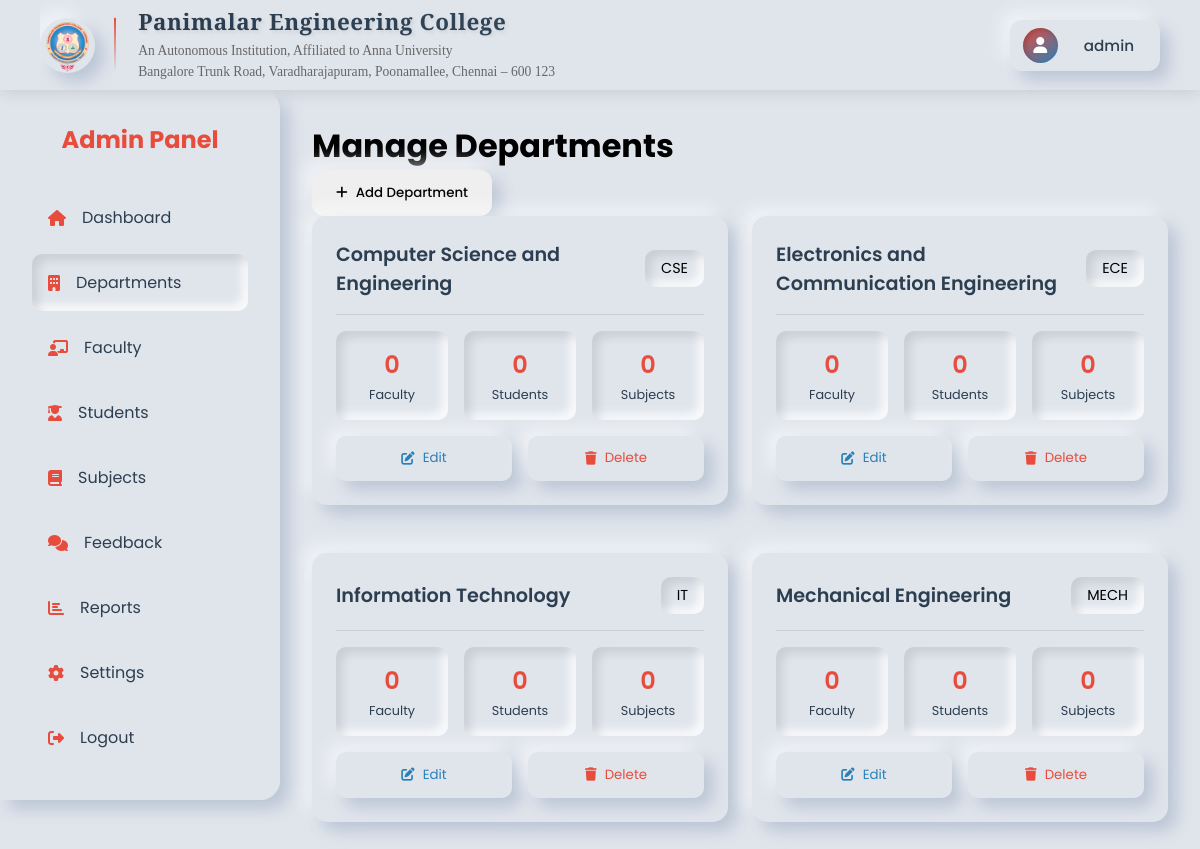
The page /admin/manage_departments.php (signed in) on the database its author committed.
### tables this page shows
CREATE TABLE departments (
    id INT AUTO_INCREMENT PRIMARY KEY,
    name VARCHAR(100) NOT NULL,
    code VARCHAR(10) NOT NULL UNIQUE,
    created_at TIMESTAMP DEFAULT CURRENT_TIMESTAMP
);

### admin/manage_departments.php (the view, shortened to what this page needs)
<?php
require_once '../functions.php';
$query = "SELECT
    d.*,
    COUNT(DISTINCT f.id) as faculty_count,
    COUNT(DISTINCT s.id) as student_count,
    COUNT(DISTINCT sub.id) as subject_count
FROM departments d
LEFT JOIN faculty f ON d.id = f.department_id
LEFT JOIN students s ON d.id = s.department_id
LEFT JOIN subjects sub ON d.id = sub.department_id
GROUP BY d.id
ORDER BY d.name";
$departments = mysqli_query($conn, $query);
?>
<?php include_once 'includes/sidebar.php'; ?>
<?php include_once 'includes/header.php'; ?>
<!DOCTYPE html>
<html lang="en">
<head>
    <link rel="stylesheet" href="https://cdnjs.cloudflare.com/ajax/libs/font-awesome/6.1.1/css/all.min.css">
</head>
<body>
    <div class="main-content">
        <div class="dashboard-header">
            <h1>Manage Departments</h1>
            <button class="btn" onclick="showAddModal()">
                <i class="fas fa-plus"></i> Add Department
            </button>
        </div>
        <div class="department-grid">
            <?php while ($dept = mysqli_fetch_assoc($departments)): ?>
                <div class="department-card">
                    <div class="department-header">
                        <span class="department-name"><?php echo htmlspecialchars($dept['name']); ?></span>
                        <span class="department-code"><?php echo htmlspecialchars($dept['code']); ?></span>
                    </div>
                    <div class="department-stats">
                        <div class="stat-item">
                            <div class="stat-number"><?php echo $dept['faculty_count']; ?></div>
                            <div class="stat-label">Faculty</div>
                        </div>
                        <div class="stat-item">
                            <div class="stat-number"><?php echo $dept['student_count']; ?></div>
                            <div class="stat-label">Students</div>
                        </div>
                        <div class="stat-item">
                            <div class="stat-number"><?php echo $dept['subject_count']; ?></div>
                            <div class="stat-label">Subjects</div>
                        </div>
                    </div>
                    <div class="department-actions">
                        <button class="btn-action btn-edit" onclick="showEditModal(<?php echo htmlspecialchars(json_encode($dept)); ?>)">
                            <i class="fas fa-edit"></i> Edit
                        </button>
                        <button class="btn-action btn-delete" onclick="confirmDelete(<?php echo $dept['id']; ?>)">
                            <i class="fas fa-trash"></i> Delete
                        </button>
                    </div>
                </div>
            <?php endwhile; ?>
        </div>
    </div>
</body>
</html>

### admin/includes/sidebar.php (style rules this page uses)
.main-content { margin-left: 280px; transition: margin-left 0.3s ease; }

### admin/includes/header.php (style rules this page uses)
:root { --primary-color: #3498db; --secondary-color: #2ecc71; --warning-color: #f1c40f; --danger-color: #e74c3c; --text-color: #2c3e50; --bg-color: #e0e5ec; --header-height: 90px; --shadow: 9px 9px 16px rgb(163,177,198,0.6), -9px -9px 16px rgba(255,255,255, 0.5); --inner-shadow: inset 6px 6px 10px 0 rgba(0, 0, 0, 0.1), inset -6px -6px 10px 0 rgba(255, 255, 255, 0.8); --college-name-font: 'Playfair Display', serif; --college-text-font: 'Crimson Pro', serif; }
* { margin: 0; padding: 0; box-sizing: border-box; font-family: 'Poppins', sans-serif; }
body { background: var(--bg-color); min-height: 100vh; padding-top: var(--header-height); }

### admin/manage_departments.php (style rules this page uses)
:root { --primary-color: #e74c3c; --text-color: #2c3e50; --bg-color: #e0e5ec; --shadow: 9px 9px 16px rgb(163,177,198,0.6), -9px -9px 16px rgba(255,255,255, 0.5); --inner-shadow: inset 6px 6px 10px 0 rgba(0, 0, 0, 0.1), inset -6px -6px 10px 0 rgba(255, 255, 255, 0.8); --header-height: 90px; }
* { margin: 0; padding: 0; box-sizing: border-box; font-family: 'Poppins', sans-serif; }
body { background: var(--bg-color); min-height: 100vh; padding-top: var(--header-height); }
.main-content { flex: 1; padding: 2rem; background: var(--bg-color); margin-left: 280px; }
.department-grid { display: grid; grid-template-columns: repeat(auto-fit, minmax(300px, 1fr)); gap: 1.5rem; margin-bottom: 2rem; }
.department-card { background: var(--bg-color); padding: 1.5rem; border-radius: 15px; box-shadow: var(--shadow); transition: transform 0.3s ease; }
.department-header { display: flex; justify-content: space-between; align-items: center; margin-bottom: 1rem; }
.department-name { font-size: 1.2rem; font-weight: 600; color: var(--text-color); }
.department-code { padding: 0.3rem 0.8rem; background: var(--bg-color); border-radius: 20px; font-size: 0.9rem; box-shadow: var(--inner-shadow); }
.department-stats { display: grid; grid-template-columns: repeat(3, 1fr); gap: 1rem; margin: 1rem 0; }
.stat-item { text-align: center; }
.stat-number { font-size: 1.5rem; font-weight: 600; color: var(--primary-color); }
.stat-label { font-size: 0.8rem; color: var(--text-color); }
.department-actions { display: flex; gap: 0.5rem; margin-top: 1rem; }
.btn-action { padding: 0.5rem 1rem; border: none; border-radius: 8px; background: var(--bg-color); color: var(--text-color); cursor: pointer; box-shadow: var(--shadow); transition: all 0.3s ease; }
.btn-edit { color: #2980b9; }
.btn-delete { color: var(--primary-color); }
.btn { padding: 0.8rem 1.5rem; border: none; border-radius: 12px; font-weight: 500; cursor: pointer; display: inline-flex; align-items: center; gap: 0.5rem; transition: all 0.3s ease; box-shadow: var(--shadow); }
.department-card { background: var(--bg-color); padding: 1.5rem; border-radius: 15px; box-shadow: var(--shadow); transition: transform 0.3s ease; margin-bottom: 1.5rem; }
.department-header { display: flex; justify-content: space-between; align-items: center; margin-bottom: 1rem; padding-bottom: 1rem; border-bottom: 1px solid rgba(0,0,0,0.1); }
.department-code { padding: 0.5rem 1rem; background: var(--bg-color); border-radius: 10px; font-size: 0.9rem; box-shadow: var(--inner-shadow); }
.stat-item { text-align: center; padding: 1rem; background: var(--bg-color); border-radius: 10px; box-shadow: var(--inner-shadow); }
.stat-label { font-size: 0.8rem; color: var(--text-color); margin-top: 0.25rem; }
.department-actions { display: flex; gap: 1rem; margin-top: 1rem; }
.btn-action { flex: 1; padding: 0.8rem; border: none; border-radius: 10px; background: var(--bg-color); color: var(--text-color); cursor: pointer; box-shadow: var(--shadow); transition: all 0.3s ease; display: inline-flex; align-items: center; justify-content: center; gap: 0.5rem; }

### rows shown on the page
departments: name "Computer Science and Engineering", code "CSE", faculty_count "0", student_count "0", subject_count "0"
departments: name "Electronics and Communication Engineering", code "ECE", faculty_count "0", student_count "0", subject_count "0"
departments: name "Information Technology", code "IT", faculty_count "0", student_count "0", subject_count "0"
departments: name "Mechanical Engineering", code "MECH", faculty_count "0", student_count "0", subject_count "0"

### other values the page prints
$user_name "admin"
